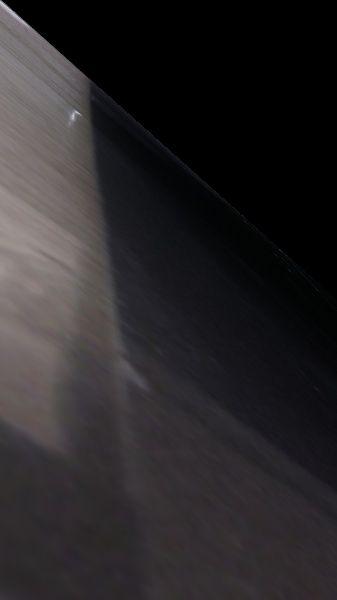
#> input picture images_outcome_for_debugging/game_zone.jpg, 337 x 600 px
$ python findnext.py
#> lines starting #> are read from the running program, lines starting #| are printed output that depends on the picture
from picamera import PiCamera
import picamera.array
import time
import cv2
import numpy as np

def get_now_cord(srcedge,templateedge):
    res=cv2.matchTemplate(srcedge.copy(),templateedge,cv2.TM_CCOEFF_NORMED)
    _,_,_,max_loc=cv2.minMaxLoc(res)
    top_left=max_loc
    return(top_left[0]+15,top_left[1]+58)

img = cv2.imread('game_zone.jpg',1)
#> img is the input picture: shape (600, 337, 3); mean B, G, R 40.3, 38.6, 41.2
templateedge=cv2.imread('templateedge.jpg',0)
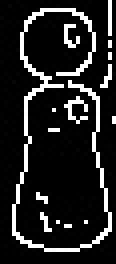
#> input picture images_outcome_for_debugging/templateedge.jpg, 29 x 66 px (shown 4 times larger)
#> templateedge is the input picture: shape (66, 29); min 0, max 255, mean 34.8
gray=cv2.cvtColor(img,cv2.COLOR_BGR2GRAY)
edge=cv2.Canny(gray,150,250,apertureSize=5)
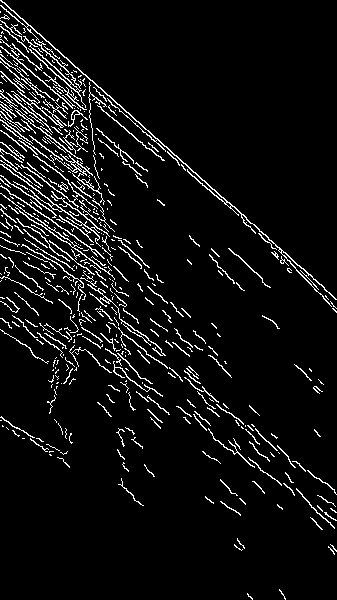
#> edge: shape (600, 337); 6.2% white in thin lines or dots

now_cord=get_now_cord(edge,templateedge)
#> in get_now_cord, `res=cv2.matchTemplate(srcedge.copy(),templateedge,cv2.TM_CCOEFF_NORMED)`:
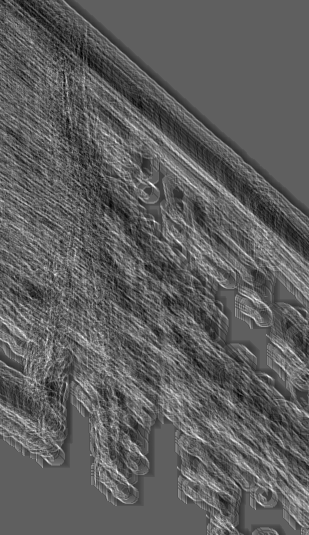
#> res: shape (535, 309) float32; min -0.0959, max 0.161, mean -0.000439; drawn with min black and max white
#> in get_now_cord, `_,_,_,max_loc=cv2.minMaxLoc(res)`: max_loc = (154, 221)
#> now_cord = (169, 279)

img_cut=img[100:now_cord[1],10:-10]
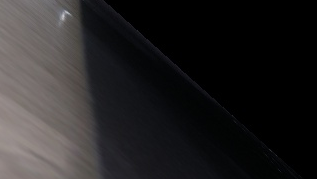
#> img_cut: shape (179, 317, 3); mean B, G, R 36.6, 36.1, 37.7
img_cut=cv2.GaussianBlur(img_cut,(5,5),0)
cv2.imwrite('img_cut.jpg',img_cut)
gray=cv2.cvtColor(img_cut,cv2.COLOR_BGR2GRAY)
#> gray: shape (179, 317)
edge=cv2.Canny(gray,50,250,apertureSize=5)
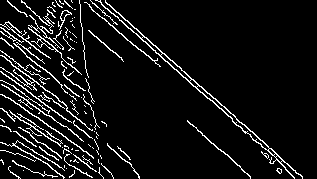
#> edge: shape (179, 317); 7.7% white in thin lines or dots
cv2.imwrite('cacacaca.jpg',edge)
"""

cv2.imwrite('imgASGASGSAGSGA_cut.jpg',gray)
thth=cv2.adaptiveThreshold(gray,255,cv2.ADAPTIVE_THRESH_GAUSSIAN_C,cv2.THRESH_BINARY,11,2)
cv2.imwrite('eheh.jpg',thth)
"""


"""
cv2.imwrite('img_cut.jpg',img_cut)

cv2.imwrite('img_cutslice.jpg',img_cut[:10,:])

color_slice_hsv=img_cut[:10,:]
print(color_slice_hsv)
print(np.mean(np.mean(color_slice_hsv,axis=0),axis=0))

lower=np.array([200,200,200])
upper=np.array([240,240,240])
mask=cv2.inRange(img_cut,lower,upper)
mask=np.abs(mask-255)
cv2.imwrite('mask.jpg',cv2.bitwise_and(img_cut,img_cut,mask=mask))
"""
